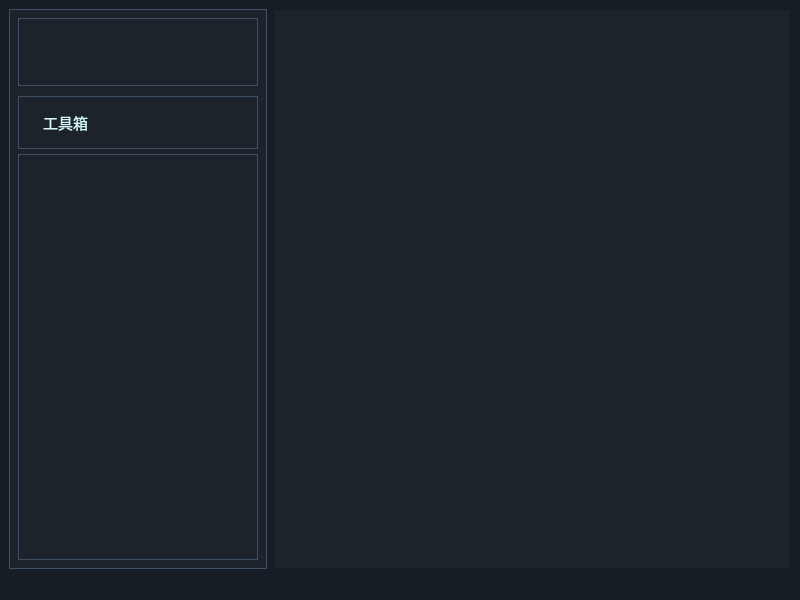
<?xml version="1.0" encoding="UTF-8"?>
<ui version="4.0">
 <class>MainWindow</class>
 <widget class="QMainWindow" name="MainWindow">
  <property name="geometry">
   <rect>
    <x>0</x>
    <y>0</y>
    <width>800</width>
    <height>600</height>
   </rect>
  </property>
  <property name="windowTitle">
   <string>MainWindow</string>
  </property>
  <property name="styleSheet">
   <string notr="true">background-color: rgb(23, 29, 36);</string>
  </property>
  <widget class="QWidget" name="centralwidget">
   <layout class="QHBoxLayout" name="horizontalLayout" stretch="1,3">
    <item>
     <widget class="QWidget" name="widget" native="true">
      <property name="styleSheet">
       <string notr="true">QWidget {
background-color: #1C232B;
border:1px solid;
border-color:#3F5167;
}</string>
      </property>
      <layout class="QVBoxLayout" name="verticalLayout">
       <property name="spacing">
        <number>5</number>
       </property>
       <item>
        <widget class="QWidget" name="widget_2" native="true">
         <property name="maximumSize">
          <size>
           <width>16777215</width>
           <height>12131313</height>
          </size>
         </property>
         <property name="styleSheet">
          <string notr="true">background-color: #1C232B;
color: #ffffff;
</string>
         </property>
         <layout class="QHBoxLayout" name="horizontalLayout_2">
          <item>
           <widget class="QPushButton" name="btn_load">
            <property name="minimumSize">
             <size>
              <width>50</width>
              <height>50</height>
             </size>
            </property>
            <property name="maximumSize">
             <size>
              <width>50</width>
              <height>50</height>
             </size>
            </property>
            <property name="toolTip">
             <string>加载配方</string>
            </property>
            <property name="whatsThis">
             <string/>
            </property>
            <property name="styleSheet">
             <string notr="true">border: 0px;</string>
            </property>
            <property name="text">
             <string/>
            </property>
            <property name="icon">
             <iconset resource="res.qrc">
              <normaloff>:/res/resource/Open.png</normaloff>:/res/resource/Open.png</iconset>
            </property>
            <property name="iconSize">
             <size>
              <width>50</width>
              <height>50</height>
             </size>
            </property>
           </widget>
          </item>
          <item>
           <widget class="QPushButton" name="btn_new">
            <property name="minimumSize">
             <size>
              <width>50</width>
              <height>50</height>
             </size>
            </property>
            <property name="maximumSize">
             <size>
              <width>50</width>
              <height>50</height>
             </size>
            </property>
            <property name="toolTip">
             <string>新建配方</string>
            </property>
            <property name="styleSheet">
             <string notr="true">border: 0px;</string>
            </property>
            <property name="text">
             <string/>
            </property>
            <property name="icon">
             <iconset resource="res.qrc">
              <normaloff>:/res/resource/NewProducts.png</normaloff>:/res/resource/NewProducts.png</iconset>
            </property>
            <property name="iconSize">
             <size>
              <width>50</width>
              <height>50</height>
             </size>
            </property>
           </widget>
          </item>
          <item>
           <widget class="QPushButton" name="btn_save">
            <property name="minimumSize">
             <size>
              <width>50</width>
              <height>50</height>
             </size>
            </property>
            <property name="maximumSize">
             <size>
              <width>50</width>
              <height>50</height>
             </size>
            </property>
            <property name="toolTip">
             <string>保存配方</string>
            </property>
            <property name="styleSheet">
             <string notr="true">border: 0px;</string>
            </property>
            <property name="text">
             <string/>
            </property>
            <property name="icon">
             <iconset resource="res.qrc">
              <normaloff>:/res/resource/Save.png</normaloff>:/res/resource/Save.png</iconset>
            </property>
            <property name="iconSize">
             <size>
              <width>50</width>
              <height>50</height>
             </size>
            </property>
           </widget>
          </item>
          <item>
           <spacer name="horizontalSpacer_2">
            <property name="orientation">
             <enum>Qt::Horizontal</enum>
            </property>
            <property name="sizeHint" stdset="0">
             <size>
              <width>40</width>
              <height>20</height>
             </size>
            </property>
           </spacer>
          </item>
         </layout>
        </widget>
       </item>
       <item>
        <widget class="QWidget" name="widget_3" native="true">
         <layout class="QVBoxLayout" name="verticalLayout_2">
          <property name="spacing">
           <number>0</number>
          </property>
          <property name="leftMargin">
           <number>0</number>
          </property>
          <property name="topMargin">
           <number>0</number>
          </property>
          <property name="rightMargin">
           <number>0</number>
          </property>
          <property name="bottomMargin">
           <number>0</number>
          </property>
         </layout>
        </widget>
       </item>
       <item>
        <widget class="QWidget" name="widget_4" native="true">
         <layout class="QHBoxLayout" name="horizontalLayout_4">
          <item>
           <widget class="QLabel" name="label_35">
            <property name="minimumSize">
             <size>
              <width>10</width>
              <height>35</height>
             </size>
            </property>
            <property name="maximumSize">
             <size>
              <width>10</width>
              <height>35</height>
             </size>
            </property>
            <property name="styleSheet">
             <string notr="true">border: 0px;</string>
            </property>
            <property name="text">
             <string/>
            </property>
            <property name="pixmap">
             <pixmap resource="res.qrc">:/res/resource/icon1.png</pixmap>
            </property>
            <property name="scaledContents">
             <bool>true</bool>
            </property>
           </widget>
          </item>
          <item>
           <widget class="QLabel" name="label_34">
            <property name="minimumSize">
             <size>
              <width>100</width>
              <height>35</height>
             </size>
            </property>
            <property name="maximumSize">
             <size>
              <width>100</width>
              <height>35</height>
             </size>
            </property>
            <property name="font">
             <font>
              <family>微软雅黑</family>
              <pointsize>11</pointsize>
             </font>
            </property>
            <property name="styleSheet">
             <string notr="true">color: rgb(212, 246, 249);
border: 0px;</string>
            </property>
            <property name="text">
             <string>工具箱</string>
            </property>
           </widget>
          </item>
          <item>
           <widget class="QLabel" name="label_36">
            <property name="minimumSize">
             <size>
              <width>100</width>
              <height>35</height>
             </size>
            </property>
            <property name="maximumSize">
             <size>
              <width>100</width>
              <height>35</height>
             </size>
            </property>
            <property name="styleSheet">
             <string notr="true">border: 0px;</string>
            </property>
            <property name="text">
             <string/>
            </property>
            <property name="pixmap">
             <pixmap resource="res.qrc">:/res/resource/icon2.png</pixmap>
            </property>
            <property name="scaledContents">
             <bool>true</bool>
            </property>
           </widget>
          </item>
          <item>
           <spacer name="horizontalSpacer">
            <property name="orientation">
             <enum>Qt::Horizontal</enum>
            </property>
            <property name="sizeHint" stdset="0">
             <size>
              <width>40</width>
              <height>20</height>
             </size>
            </property>
           </spacer>
          </item>
         </layout>
        </widget>
       </item>
       <item>
        <widget class="QTreeWidget" name="treeWidget">
         <property name="font">
          <font>
           <pointsize>12</pointsize>
          </font>
         </property>
         <property name="styleSheet">
          <string notr="true">QTreeWidget::item {
	font-size: 10pt;
	color: rgb(225,225,225);
	padding:6px 6px;
	margin:2px 2px;
}</string>
         </property>
         <property name="selectionBehavior">
          <enum>QAbstractItemView::SelectItems</enum>
         </property>
         <property name="headerHidden">
          <bool>true</bool>
         </property>
         <attribute name="headerVisible">
          <bool>false</bool>
         </attribute>
         <column>
          <property name="text">
           <string>工具箱</string>
          </property>
         </column>
        </widget>
       </item>
      </layout>
     </widget>
    </item>
    <item>
     <widget class="QGraphicsView" name="graphicsView">
      <property name="cursor" stdset="0">
       <cursorShape>ArrowCursor</cursorShape>
      </property>
      <property name="styleSheet">
       <string notr="true">background-color: rgb(28, 35, 43);</string>
      </property>
      <property name="dragMode">
       <enum>QGraphicsView::ScrollHandDrag</enum>
      </property>
     </widget>
    </item>
   </layout>
  </widget>
  <widget class="QMenuBar" name="menubar">
   <property name="geometry">
    <rect>
     <x>0</x>
     <y>0</y>
     <width>800</width>
     <height>22</height>
    </rect>
   </property>
  </widget>
  <widget class="QStatusBar" name="statusbar"/>
 </widget>
 <resources>
  <include location="res.qrc"/>
 </resources>
 <connections/>
</ui>
